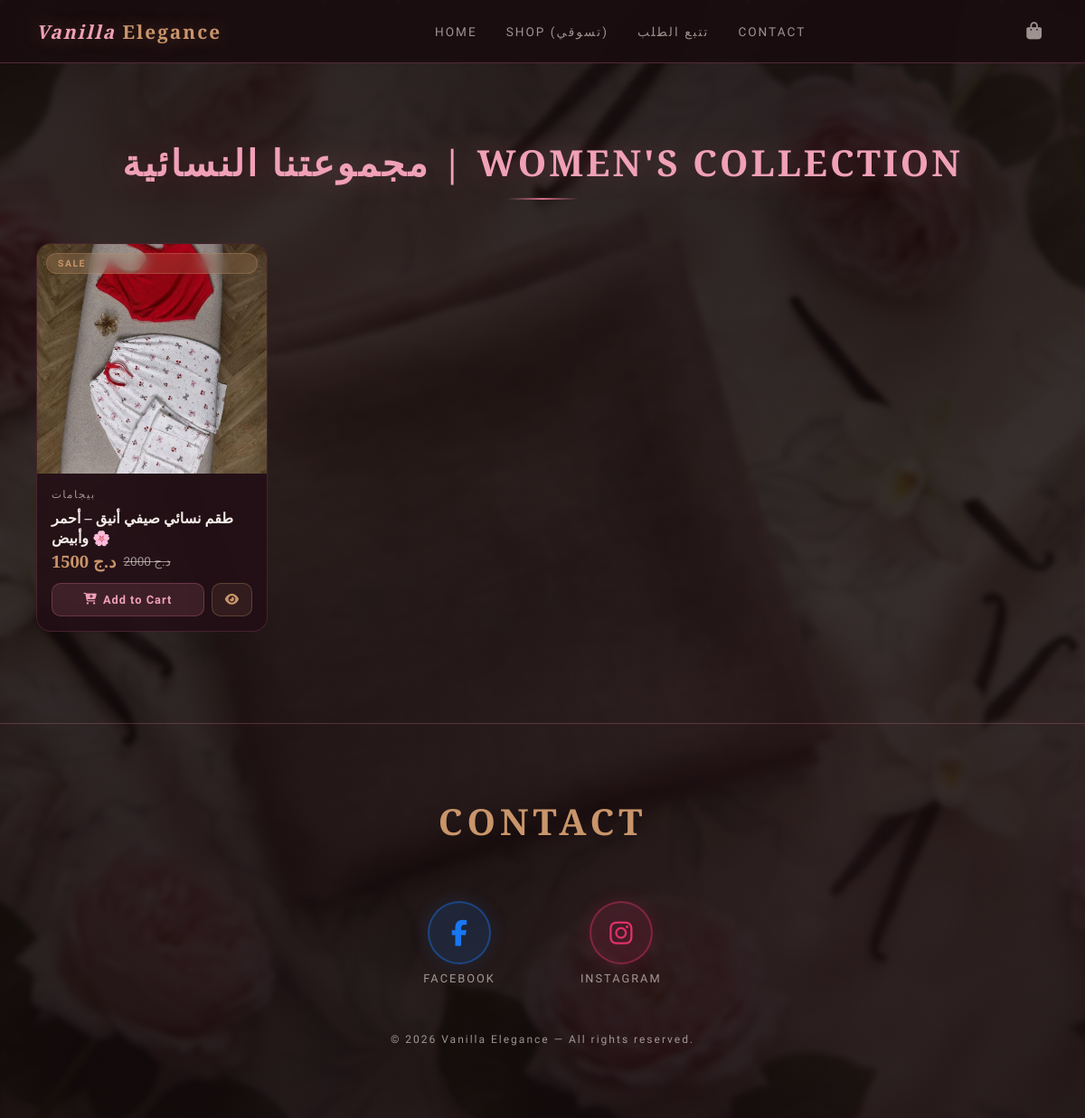
Page /shop on the committed database.
### app.py (models this page shows)
class Product(db.Model):
    __tablename__ = 'products'
    id             = db.Column(db.Integer, primary_key=True)
    name           = db.Column(db.String(200), nullable=False)
    price          = db.Column(db.Integer, nullable=False)
    original_price = db.Column(db.Integer, nullable=True)
    image          = db.Column(db.String(200), nullable=False)
    images_json    = db.Column(db.Text, default='[]')
    stock_quantity = db.Column(db.Integer, default=10)
    category       = db.Column(db.String(100), default='Women')
    description    = db.Column(db.Text, default='')
    sizes_json     = db.Column(db.Text, default='[]')
    def get_sizes(self):
        try: return json.loads(self.sizes_json or '[]')
        except: return []
    def get_images(self):
        try: return json.loads(self.images_json or '[]')
        except: return []
    def to_dict(self):
        return {'id':self.id,'name':self.name,'price':self.price,
                'original_price':self.original_price,'image':self.image,
                'images':self.get_images(),'stock_quantity':self.stock_quantity,
                'category':self.category,'description':self.description,
                'sizes':self.get_sizes()}

### app.py (the view)
@app.route('/shop')
def shop_collection():
    products = Product.query.all()
    return render_template('collection.html', products=[p.to_dict() for p in products],
                           title="مجموعتنا النسائية | WOMEN'S COLLECTION")

### templates/collection.html (shortened to what this page needs)
{% extends "base.html" %}
{% block content %}
<section class="page-section">
  <div class="container">
    <div class="section-title" style="margin-top:2rem;">
      <h2 class="women-title">{{ title }}</h2>
      <div class="section-divider women-divider"></div>
    </div>
    {% if products %}
    <div class="products-grid">
      {% for product in products %}
      <div class="product-card women-card reveal">
        <div class="product-image-wrapper">
          <img src="{{ url_for('static', filename=product.image) }}" class="product-image" alt="{{ product.name }}" loading="lazy" onerror="this.src='/static/placeholder.jpg'">
          {% if product.original_price %}<span class="product-badge badge-sale" style="top:10px;right:10px;">SALE</span>{% endif %}
        </div>
        <div class="product-info">
          <p class="product-cat">{{ product.category }}</p>
          <h3 class="product-name">{{ product.name }}</h3>
          <div class="product-price-row">
            <span class="product-price">{{ product.price }} د.ج</span>
            {% if product.original_price %}<span class="product-old-price">{{ product.original_price }} د.ج</span>{% endif %}
          </div>
          <div class="product-actions">
            <button class="btn-cart btn-cart-women" data-id="{{ product.id }}" onclick="addToCart({{ product.id }}, '{{ product.name|e }}', {{ product.price }}, '{{ product.image }}', 'women')">
              <i class="fas fa-cart-plus"></i> Add to Cart
            </button>
            <a href="/product/{{ product.id }}" class="btn-view"><i class="fas fa-eye"></i></a>
          </div>
        </div>
      </div>
      {% endfor %}
    </div>
    {% else %}
    <div class="empty-state">
      <i class="fas fa-gem"></i>
      <p>No products in this collection yet.</p>
    </div>
    {% endif %}
  </div>
</section>
{% endblock %}

### rows in the picture
Product: image (picture), shows "SALE", category "بيجامات", name "طقم نسائي صيفي أنيق – أحمر وأبيض 🌸", price "1500", original_price "2000"

### other values in the picture
{{ title }} "مجموعتنا النسائية | WOMEN'S COLLECTION"
